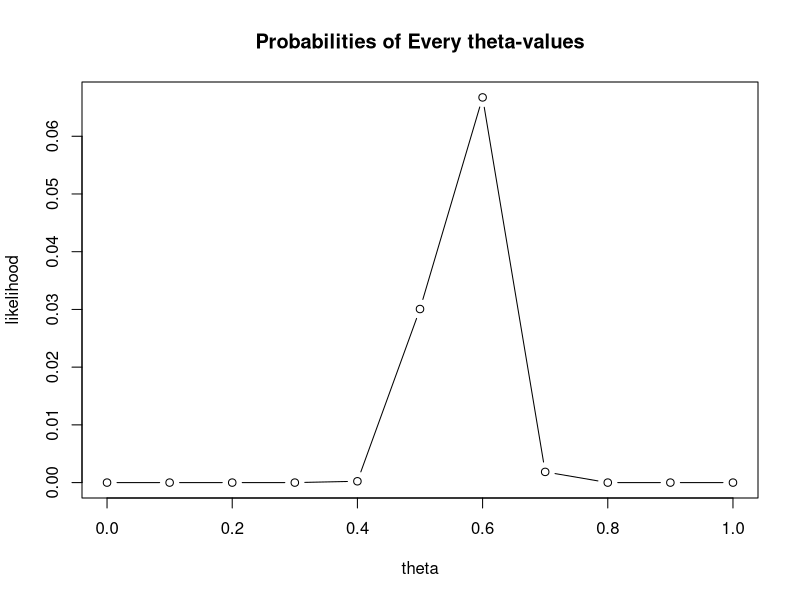
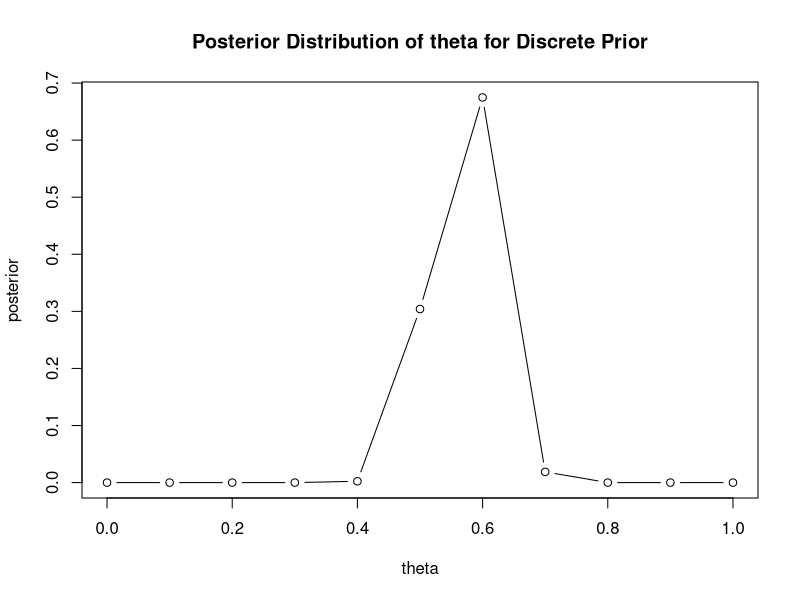
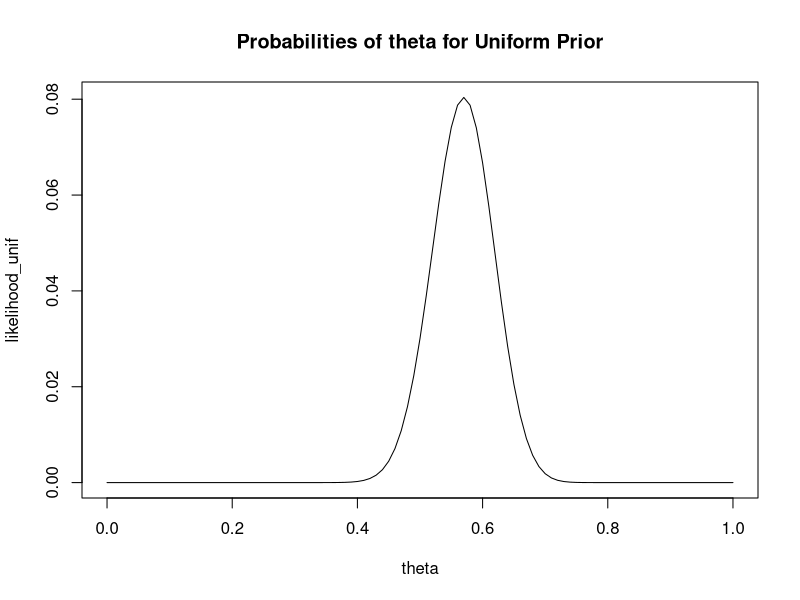
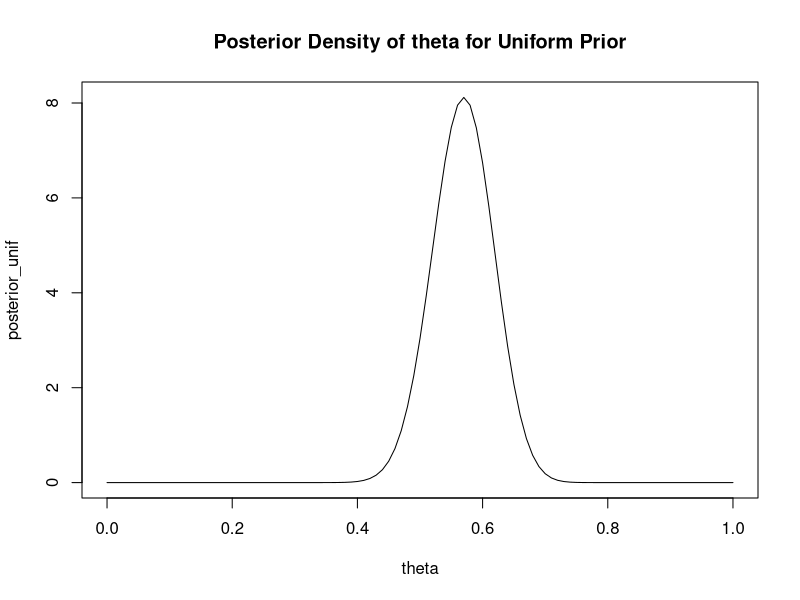
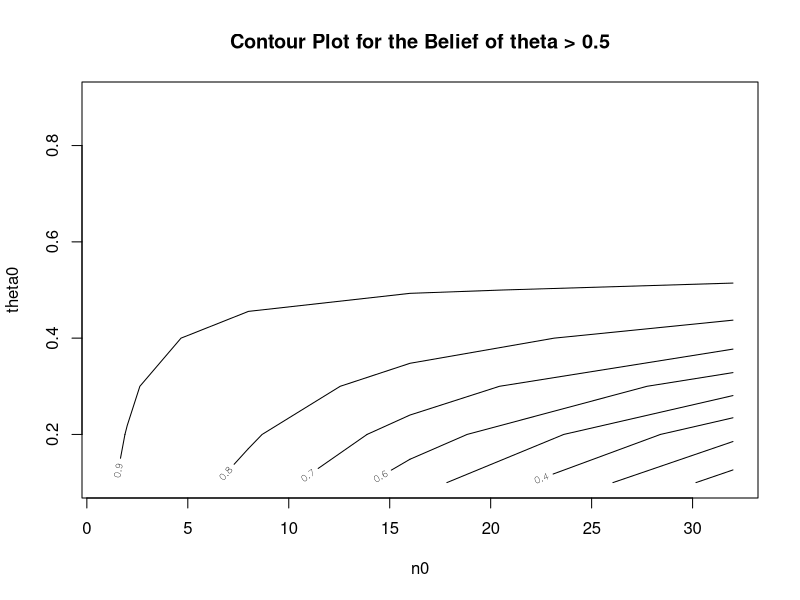

Here is the R script that generated these plots, in order:
## ---- chunk 1
library(tidyverse)
require(magrittr)
require(plyr)
ggplot2::theme_set(ggplot2::theme_bw())
knitr::opts_chunk$set(fig.align = 'center')
## ---- chunk 2
N = 100
y_sum = 57
theta = seq(0, 1, 0.1)
likelihood = choose(N, y_sum) * theta^y_sum * (1 - theta)^(N-y_sum)

plot(theta, likelihood, 'b', main = "Probabilities of Every theta-values")
## ---- chunk 3
posterior = likelihood / sum(likelihood)

plot(theta, posterior, 'b', main = "Posterior Distribution of theta for Discrete Prior")
## ---- chunk 4
theta = seq(0, 1, 0.01)
y_sum = 57
N = 100
likelihood_unif = choose(N, y_sum) * theta^y_sum * (1 - theta)^(N-y_sum)

plot(theta, likelihood_unif, 'l', main = "Probabilities of theta for Uniform Prior")
## ---- chunk 5
theta = seq(0, 1, 0.01)
y_sum = 57
N = 100
a = 1
b = 1
posterior_unif = beta(a+y_sum, b+N-y_sum)^(-1) * theta^y_sum * (1 - theta)^(N-y_sum)

plot(theta, posterior_unif, 'l', main = "Posterior Density of theta for Uniform Prior")
## ---- chunk 6
theta0 = seq(0.1, 0.9, 0.1)
n0 = c(1, 2, 8, 16, 32)
a = outer(n0, theta0)
b = outer(n0, 1-theta0)

Pr = 1 - pbeta(0.5, a+y_sum, b+N-y_sum)
contour(x=n0, y=theta0, z=Pr, xlab="n0", ylab="theta0", 
        main="Contour Plot for the Belief of theta > 0.5")
